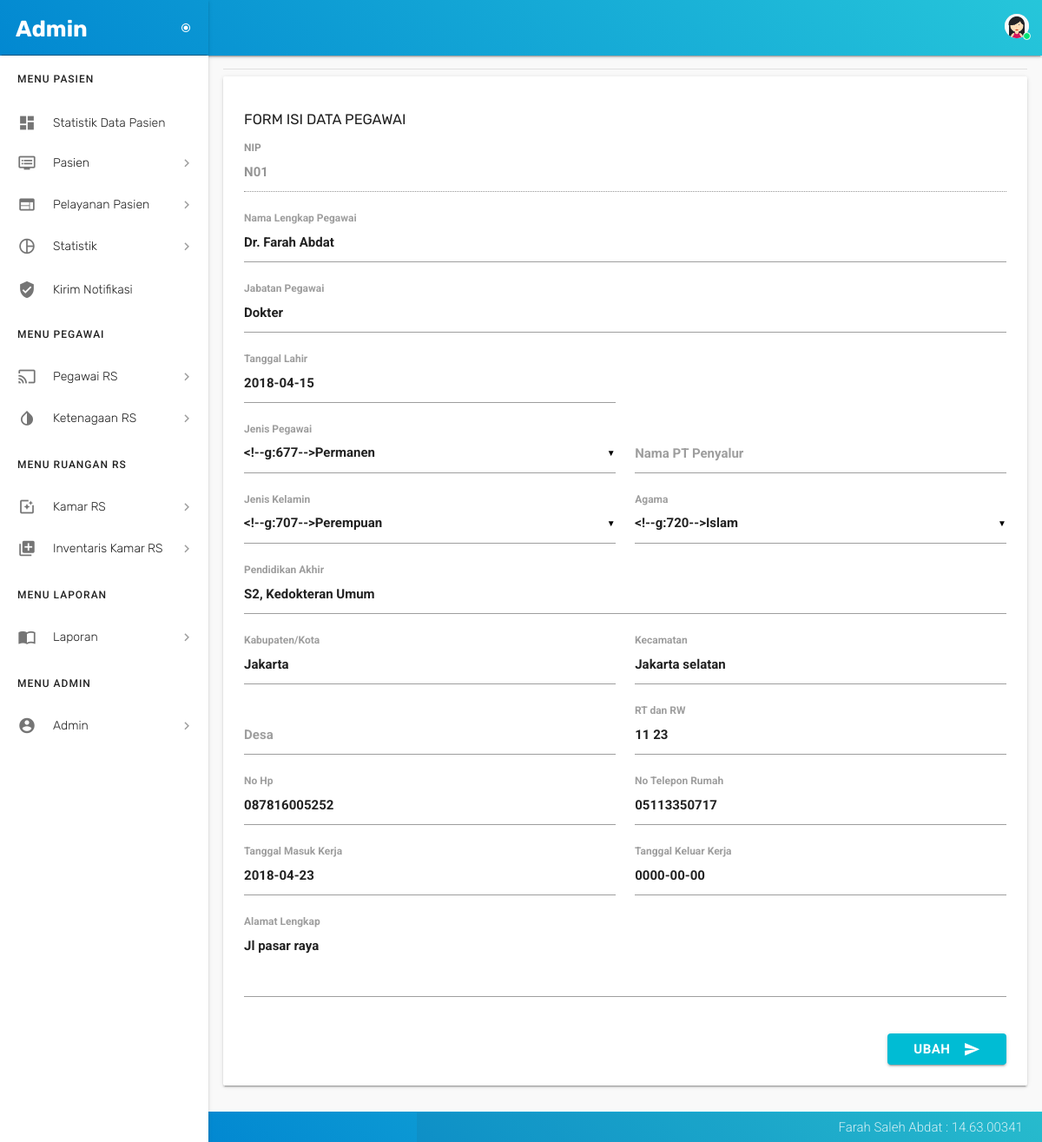
The app's page /pegawai_form_ubah.php?id_pegawai=4 (signed in) with its own data.
### tables this page shows
CREATE TABLE `pegawai` (
  `id_pegawai` int(21) NOT NULL,
  `nip` varchar(21) NOT NULL,
  `nama_pegawai` varchar(30) NOT NULL,
  `jabatan_pegawai` varchar(30) NOT NULL,
  `status` enum('On','Off') NOT NULL DEFAULT 'On',
  `jenis_pegawai` enum('Permanen','Kontrak','Outsourcing') NOT NULL,
  `nama_pt` varchar(100) DEFAULT NULL,
  `tgl_lahir` date NOT NULL,
  `tgl_masuk_kerja` date NOT NULL,
  `tgl_keluar_kerja` date DEFAULT NULL,
  `jenis_kelamin` enum('Laki-laki','Perempuan') NOT NULL,
  `agama` enum('Islam','Kristen','Hindu','Budha','Protestan') NOT NULL,
  `pendidikan_akhir` varchar(30) NOT NULL,
  `no_telepon` varchar(21) NOT NULL,
  `no_telepon_rumah` varchar(21) NOT NULL,
  `kabupaten_kota` varchar(30) NOT NULL,
  `kecamatan` varchar(30) DEFAULT NULL,
  `desa` varchar(30) DEFAULT NULL,
  `rt_rw` varchar(30) DEFAULT NULL,
  `alamat_jln` varchar(30) NOT NULL,
  `jumlah` int(21) NOT NULL DEFAULT '0'
);

### pegawai_form_ubah.php (the view, shortened to what this page needs)
<?php
 if (empty($_SESSION['username'])) {
 header("location:login_form.php");
 }
 else {
 ?>
<!DOCTYPE html>
<html lang="en">
  <head>
    <link href="assets/css/materialize.css" type="text/css" rel="stylesheet">
    <link href="assets/css/style.css" type="text/css" rel="stylesheet">
    <link href="assets/css/custom.css" type="text/css" rel="stylesheet">
    <link href="assets/css/perfect-scrollbar.css" type="text/css" rel="stylesheet">
    <link href="assets/css/jquery-jvectormap.css" type="text/css" rel="stylesheet">
    <link href="assets/css/flag-icon.min.css" type="text/css" rel="stylesheet">
  </head>
  <body>
  <?php include 'config/header.php'; ?>
  <?php include 'config/menu.php'; ?>
  <section id="content">
      <div class="container">
        <div class="section">
          <div class="divider"></div>
            <div class="row">
              <div class="col s12 m12 l12">
                <div class="card-panel">
                  <h4 class="header2">Form Isi Data Pegawai</h4>
                  <div class="row">
                  <?php
                  include 'config/koneksiDB.php';
                  $id_pegawai    = $_GET['id_pegawai'];
                  $query         = "SELECT * FROM pegawai WHERE id_pegawai='$id_pegawai'";
                  $hasil         = mysqli_query($koneksi, $query);
                   foreach ($hasil as $data)
                  {
                        $nip              = $data['nip'];
                        $nama_pegawai     = $data['nama_pegawai'];
                        $jabatan_pegawai  = $data['jabatan_pegawai'];
                        $nama_pt          = $data['nama_pt'];
                        $tgl_lahir        = $data['tgl_lahir'];
                        $tgl_masuk_kerja  = $data['tgl_masuk_kerja'];
                        $tgl_keluar_kerja = $data['tgl_keluar_kerja'];
                        $pendidikan_akhir = $data['pendidikan_akhir'];
                        $no_telepon       = $data['no_telepon'];
                        $no_telepon_rumah = $data['no_telepon_rumah'];
                        $kabupaten_kota   = $data['kabupaten_kota'];
                        $kecamatan        = $data['kecamatan'];
                        $desa             = $data['desa'];
                        $rt_rw            = $data['rt_rw'];
                        $alamat_jln       = $data['alamat_jln'];
                   }
                  ?>
                    <form class="col s12" action="pegawai_proses_ubah.php" method="POST">
                      <div class="row">
                        <div class="input-field col s12">
                          <input type="text" name="nip" value="<?php echo $nip; ?>" disabled="disabled">
                          <label for="nip">NIP</label>
                        </div>
                      </div>
                      <div class="row">
                        <div class="input-field col s12">
                          <input type="text" name="nama_pegawai" required="required" value="<?php echo $nama_pegawai; ?>">
                          <label for="nama_pegawai">Nama Lengkap Pegawai</label>
                        </div>
                      </div>
                      <div class="row">
                        <div class="input-field col s12">
                          <input type="text" name="jabatan_pegawai" required="required" value="<?php echo $jabatan_pegawai; ?>">
                          <label for="jabatan_pegawai">Jabatan Pegawai</label>
                        </div>
                      </div>
                      <div class="row">
                        <div class="input-field col s6">
                          <input type="text" class="datepicker" name="tgl_lahir" required="required" value="<?php echo $tgl_lahir; ?>">
                          <label for="dob">Tanggal Lahir</label>
                        </div>
                      </div>
                      <div class="row">
                         <div class="input-field col s6">
                          <label>Jenis Pegawai</label>
                        </div>
                        <div class="input-field col s6">
                          <input  type="text" name="nama_pt" value="<?php echo $nama_pt; ?>">
                          <label for="nama_pt">Nama PT Penyalur</label>
                        </div>
                      </div>
                    <div class="row">
                        <div class="input-field col s6">
                          <label>Jenis Kelamin</label>
                        </div>
                        <div class="input-field col s6">
                          <label>Agama</label>
                        </div>
                    </div>
                    <div class="row">
                        <div class="input-field col s12">
                          <input type="text" name="pendidikan_akhir" required="required" value="<?php echo $pendidikan_akhir; ?>">
                          <label for="pendidikan_akhir">Pendidikan Akhir</label>
                        </div>
                    </div>
                    <div class="row">
                        <div class="input-field col s6">
                          <input type="text" name="kabupaten_kota" required="required" value="<?php echo $kabupaten_kota; ?>">
                          <label for="kabupaten_kota">Kabupaten/Kota</label>
                        </div>
                        <div class="input-field col s6">
                          <input type="text" name="kecamatan" value="<?php echo $kecamatan; ?>">
                          <label for="kecamatan">Kecamatan</label>
                        </div>
                    </div>
                    <div class="row">
                        <div class="input-field col s6">
                          <input type="text" name="desa" value="<?php echo $desa; ?>">
                          <label for="desa">Desa</label>
                        </div>
                        <div class="input-field col s6">
                          <input type="text" name="rt_rw" required="required" value="<?php echo $rt_rw; ?>">
                          <label for="rt_rw">RT dan RW</label>
                        </div>
                    </div>
                    <div class="row">
                        <div class="input-field col s6">
                          <input type="text" name="no_telepon" required="required" value="<?php echo $no_telepon; ?>">
                          <label for="no_telepon">No Hp</label>
                        </div>
                        <div class="input-field col s6">
                          <input type="text" name="no_telepon_rumah" required="required" value="<?php echo $no_telepon_rumah; ?>">
                          <label for="no_telepon_rumah">No Telepon Rumah</label>
                        </div>
                    </div>
                     <div class="row">
                        <div class="input-field col s6">
                          <input  type="text" class="datepicker" name="tgl_masuk_kerja" required="required" value="<?php echo $tgl_masuk_kerja; ?>">
                          <label for="tgl_masuk_kerja">Tanggal Masuk Kerja</label>
                        </div>
                        <div class="input-field col s6">
                          <input type="text" class="datepicker" name="tgl_keluar_kerja" value="<?php echo $tgl_keluar_kerja; ?>">
                          <label for="tgl_keluar_kerja">Tanggal Keluar Kerja</label>
                        </div>
                      </div>
                      <div class="row">
                        <div class="input-field col s12">
                          <textarea name="alamat_jln" id="message5" class="materialize-textarea" length="120" required="required"><?php echo $alamat_jln; ?></textarea>
                          <label for="message">Alamat Lengkap</label>
                       </div>
                      </div>
                        <div class="row">
                          <div class="input-field col s12">
                            <button class="btn cyan waves-effect waves-light right" type="submit" name="ubah_pegawai">Ubah
                              <i class="material-icons right">send</i>
                            </button>
                          </div>
                        </div>
                      </div>
                  </div>
                </div>
              </div>
            </div>
          </div>
  </section>
     <?php include 'config/footer.php'; ?>
  </body>
</html>
<?php } ?>

### records on screen
pegawai: nip "N01", nama_pegawai "Dr. Farah Abdat", jabatan_pegawai "Dokter", tgl_lahir "2018-04-15", pendidikan_akhir "S2, Kedokteran Umum", kabupaten_kota "Jakarta", kecamatan "Jakarta selatan", rt_rw "11 23", no_telepon "087816005252", no_telepon_rumah "05113350717", tgl_masuk_kerja "2018-04-23", tgl_keluar_kerja "0000-00-00", alamat_jln "Jl pasar raya"

### other values on screen
$_SESSION['username'] "Admin"
